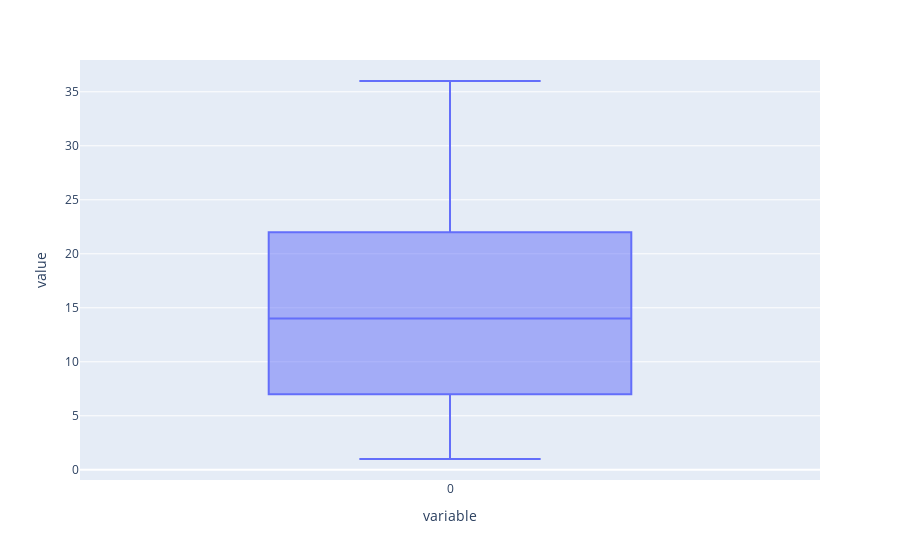

Notebook source saved alongside this figure:
### Markdown cell above
Plotting the distribution of tweet lengths

### Code cell
# Calculate tweet lengths
tweet_len = pd.Series([len(tweet.split()) for tweet in df['clean_text']])

# The distribution of tweet text lengths
tweet_len.plot(kind='box')

### Figure 1 — Plotly figure (JSON) as saved in the notebook; plotly's stock layout.template omitted (floating-point values rounded to 4 significant figures; data arrays with more than 128 entries replaced by an {"elided": "..."} marker saying what was removed)
{"data": [{"alignmentgroup": "True", "hovertemplate": "variable=%{x}<br>value=%{y}<extra></extra>", "legendgroup": "", "marker": {"color": "#636efa"}, "name": "", "notched": false, "offsetgroup": "", "orientation": "v", "showlegend": false, "type": "box", "x": {"elided": "15885 str values"}, "x0": " ", "xaxis": "x", "y": {"elided": "15885 int values"}, "y0": " ", "yaxis": "y"}], "layout": {"boxmode": "group", "legend": {"tracegroupgap": 0}, "margin": {"t": 60}, "xaxis": {"anchor": "y", "domain": [0, 1], "title": {"text": "variable"}}, "yaxis": {"anchor": "x", "domain": [0, 1], "title": {"text": "value"}}}}
